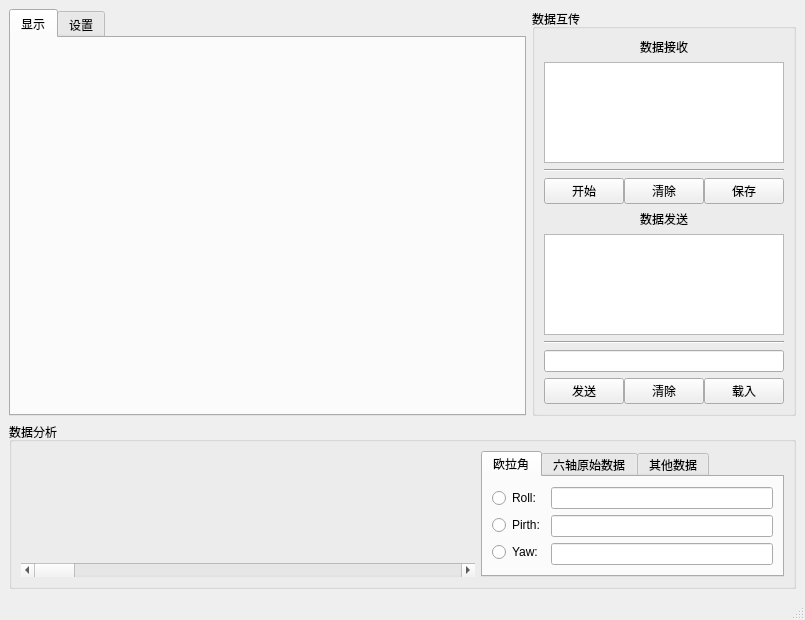
<?xml version="1.0" encoding="UTF-8"?>
<ui version="4.0">
 <class>MainWindow</class>
 <widget class="QMainWindow" name="MainWindow">
  <property name="geometry">
   <rect>
    <x>0</x>
    <y>0</y>
    <width>805</width>
    <height>620</height>
   </rect>
  </property>
  <property name="sizePolicy">
   <sizepolicy hsizetype="Preferred" vsizetype="Preferred">
    <horstretch>0</horstretch>
    <verstretch>0</verstretch>
   </sizepolicy>
  </property>
  <property name="windowTitle">
   <string>Owl_home V1.0</string>
  </property>
  <property name="windowIcon">
   <iconset>
    <normaloff>../Owl.ico</normaloff>../Owl.ico</iconset>
  </property>
  <widget class="QWidget" name="centralwidget">
   <layout class="QVBoxLayout" name="verticalLayout_14" stretch="3,0">
    <item>
     <layout class="QHBoxLayout" name="horizontalLayout_10" stretch="3,1">
      <item>
       <widget class="QTabWidget" name="main_window">
        <property name="font">
         <font>
          <family>黑体</family>
         </font>
        </property>
        <property name="currentIndex">
         <number>0</number>
        </property>
        <widget class="QWidget" name="main_view">
         <attribute name="title">
          <string>显示</string>
         </attribute>
        </widget>
        <widget class="QWidget" name="Setting">
         <attribute name="title">
          <string>设置</string>
         </attribute>
         <layout class="QVBoxLayout" name="verticalLayout_16">
          <item>
           <layout class="QVBoxLayout" name="verticalLayout_15">
            <item>
             <widget class="QTabWidget" name="SettingtabWidget">
              <property name="tabPosition">
               <enum>QTabWidget::West</enum>
              </property>
              <property name="tabShape">
               <enum>QTabWidget::Rounded</enum>
              </property>
              <property name="currentIndex">
               <number>0</number>
              </property>
              <widget class="QWidget" name="setting_USART">
               <attribute name="title">
                <string>串口</string>
               </attribute>
               <layout class="QVBoxLayout" name="verticalLayout_25" stretch="1,0,0">
                <item>
                 <widget class="QGroupBox" name="groupBox_3">
                  <property name="title">
                   <string>串口配置</string>
                  </property>
                  <layout class="QHBoxLayout" name="horizontalLayout_34" stretch="1,0,1">
                   <item>
                    <layout class="QVBoxLayout" name="verticalLayout_9" stretch="1,1,1">
                     <item>
                      <layout class="QHBoxLayout" name="horizontalLayout_29">
                       <item>
                        <widget class="QLabel" name="label">
                         <property name="text">
                          <string>端口:</string>
                         </property>
                        </widget>
                       </item>
                       <item>
                        <widget class="QComboBox" name="port_comboBox">
                         <property name="sizePolicy">
                          <sizepolicy hsizetype="Preferred" vsizetype="Maximum">
                           <horstretch>0</horstretch>
                           <verstretch>0</verstretch>
                          </sizepolicy>
                         </property>
                        </widget>
                       </item>
                      </layout>
                     </item>
                     <item>
                      <layout class="QHBoxLayout" name="horizontalLayout_30" stretch="1,1,2">
                       <item>
                        <widget class="QLabel" name="label_2">
                         <property name="text">
                          <string>波特率:</string>
                         </property>
                        </widget>
                       </item>
                       <item>
                        <spacer name="horizontalSpacer_2">
                         <property name="orientation">
                          <enum>Qt::Horizontal</enum>
                         </property>
                         <property name="sizeHint" stdset="0">
                          <size>
                           <width>40</width>
                           <height>20</height>
                          </size>
                         </property>
                        </spacer>
                       </item>
                       <item>
                        <widget class="QLineEdit" name="baudrate_lineEdit">
                         <property name="sizePolicy">
                          <sizepolicy hsizetype="Expanding" vsizetype="Fixed">
                           <horstretch>0</horstretch>
                           <verstretch>0</verstretch>
                          </sizepolicy>
                         </property>
                        </widget>
                       </item>
                      </layout>
                     </item>
                     <item>
                      <layout class="QHBoxLayout" name="horizontalLayout_31">
                       <item>
                        <widget class="QLabel" name="label_5">
                         <property name="text">
                          <string>数据位:</string>
                         </property>
                        </widget>
                       </item>
                       <item>
                        <widget class="QSpinBox" name="bytesize_spinBox"/>
                       </item>
                      </layout>
                     </item>
                    </layout>
                   </item>
                   <item>
                    <widget class="Line" name="line">
                     <property name="orientation">
                      <enum>Qt::Vertical</enum>
                     </property>
                    </widget>
                   </item>
                   <item>
                    <layout class="QVBoxLayout" name="verticalLayout_11" stretch="1,1,1">
                     <item>
                      <layout class="QHBoxLayout" name="horizontalLayout_28">
                       <item>
                        <widget class="QLabel" name="label_3">
                         <property name="text">
                          <string>停止位:</string>
                         </property>
                        </widget>
                       </item>
                       <item>
                        <widget class="QRadioButton" name="stopbits_1_radioButton">
                         <property name="enabled">
                          <bool>true</bool>
                         </property>
                         <property name="text">
                          <string>1</string>
                         </property>
                         <property name="checkable">
                          <bool>true</bool>
                         </property>
                        </widget>
                       </item>
                       <item>
                        <widget class="QRadioButton" name="stopbits_2_radioButton">
                         <property name="text">
                          <string>2</string>
                         </property>
                        </widget>
                       </item>
                      </layout>
                     </item>
                     <item>
                      <layout class="QHBoxLayout" name="horizontalLayout_32">
                       <item>
                        <widget class="QLabel" name="label_7">
                         <property name="text">
                          <string>校验位:</string>
                         </property>
                        </widget>
                       </item>
                       <item>
                        <widget class="QComboBox" name="parity_comboBox">
                         <property name="sizePolicy">
                          <sizepolicy hsizetype="Preferred" vsizetype="Fixed">
                           <horstretch>0</horstretch>
                           <verstretch>0</verstretch>
                          </sizepolicy>
                         </property>
                        </widget>
                       </item>
                      </layout>
                     </item>
                     <item>
                      <layout class="QHBoxLayout" name="horizontalLayout_33">
                       <item>
                        <widget class="QLabel" name="label_8">
                         <property name="text">
                          <string>读取超时时间:</string>
                         </property>
                        </widget>
                       </item>
                       <item>
                        <widget class="QDoubleSpinBox" name="timeout_doubleSpinBox"/>
                       </item>
                      </layout>
                     </item>
                    </layout>
                   </item>
                  </layout>
                 </widget>
                </item>
                <item>
                 <widget class="QGroupBox" name="groupBox_4">
                  <property name="title">
                   <string>数据接收配置</string>
                  </property>
                  <layout class="QVBoxLayout" name="verticalLayout_24">
                   <item>
                    <layout class="QHBoxLayout" name="horizontalLayout_35">
                     <item>
                      <widget class="QLabel" name="DECODE">
                       <property name="text">
                        <string>解码方式:</string>
                       </property>
                      </widget>
                     </item>
                     <item>
                      <widget class="QRadioButton" name="UTF8_radioButton">
                       <property name="text">
                        <string>UTF-8</string>
                       </property>
                      </widget>
                     </item>
                     <item>
                      <widget class="QRadioButton" name="ASCII_radioButton">
                       <property name="text">
                        <string>ASCII</string>
                       </property>
                      </widget>
                     </item>
                     <item>
                      <widget class="QRadioButton" name="GBK_radioButton">
                       <property name="text">
                        <string>GBK</string>
                       </property>
                      </widget>
                     </item>
                     <item>
                      <widget class="QRadioButton" name="HEX_radioButton">
                       <property name="text">
                        <string>HEX</string>
                       </property>
                       <property name="checkable">
                        <bool>true</bool>
                       </property>
                       <property name="checked">
                        <bool>false</bool>
                       </property>
                      </widget>
                     </item>
                     <item>
                      <widget class="QRadioButton" name="INT_radioButton">
                       <property name="text">
                        <string>INT</string>
                       </property>
                      </widget>
                     </item>
                    </layout>
                   </item>
                   <item>
                    <layout class="QHBoxLayout" name="horizontalLayout_36">
                     <item>
                      <widget class="QLabel" name="label_10">
                       <property name="text">
                        <string>接收显示:</string>
                       </property>
                      </widget>
                     </item>
                     <item>
                      <widget class="QCheckBox" name="STOPview_checkBox">
                       <property name="text">
                        <string>停止显示</string>
                       </property>
                      </widget>
                     </item>
                     <item>
                      <widget class="QCheckBox" name="Daily_checkBox">
                       <property name="text">
                        <string>日志模式</string>
                       </property>
                      </widget>
                     </item>
                    </layout>
                   </item>
                  </layout>
                 </widget>
                </item>
                <item>
                 <spacer name="verticalSpacer">
                  <property name="orientation">
                   <enum>Qt::Vertical</enum>
                  </property>
                  <property name="sizeHint" stdset="0">
                   <size>
                    <width>20</width>
                    <height>154</height>
                   </size>
                  </property>
                 </spacer>
                </item>
               </layout>
              </widget>
              <widget class="QWidget" name="tab">
               <attribute name="title">
                <string>PID设置</string>
               </attribute>
               <layout class="QVBoxLayout" name="verticalLayout_21">
                <item>
                 <widget class="QGroupBox" name="PID_Box_1">
                  <property name="title">
                   <string>PID1</string>
                  </property>
                  <layout class="QVBoxLayout" name="verticalLayout_17">
                   <item>
                    <layout class="QHBoxLayout" name="horizontalLayout_15">
                     <item>
                      <layout class="QHBoxLayout" name="horizontalLayout_12">
                       <item>
                        <widget class="QLabel" name="KP_1">
                         <property name="text">
                          <string>Kp1:</string>
                         </property>
                        </widget>
                       </item>
                       <item>
                        <widget class="QLineEdit" name="KP_1lineEdit"/>
                       </item>
                      </layout>
                     </item>
                     <item>
                      <layout class="QHBoxLayout" name="horizontalLayout_13">
                       <item>
                        <widget class="QLabel" name="KI_1">
                         <property name="statusTip">
                          <string/>
                         </property>
                         <property name="text">
                          <string>Ki1:</string>
                         </property>
                        </widget>
                       </item>
                       <item>
                        <widget class="QLineEdit" name="KI_1lineEdit"/>
                       </item>
                      </layout>
                     </item>
                     <item>
                      <layout class="QHBoxLayout" name="horizontalLayout_14">
                       <item>
                        <widget class="QLabel" name="KD_1">
                         <property name="text">
                          <string>Kd1:</string>
                         </property>
                        </widget>
                       </item>
                       <item>
                        <widget class="QLineEdit" name="KD_1lineEdit"/>
                       </item>
                      </layout>
                     </item>
                    </layout>
                   </item>
                  </layout>
                 </widget>
                </item>
                <item>
                 <widget class="QGroupBox" name="PID_Box_2">
                  <property name="title">
                   <string>PID2</string>
                  </property>
                  <layout class="QVBoxLayout" name="verticalLayout_18">
                   <item>
                    <layout class="QHBoxLayout" name="horizontalLayout_16">
                     <item>
                      <layout class="QHBoxLayout" name="horizontalLayout_17">
                       <item>
                        <widget class="QLabel" name="KP_2">
                         <property name="text">
                          <string>Kp2:</string>
                         </property>
                        </widget>
                       </item>
                       <item>
                        <widget class="QLineEdit" name="KP_2lineEdit"/>
                       </item>
                      </layout>
                     </item>
                     <item>
                      <layout class="QHBoxLayout" name="horizontalLayout_18">
                       <item>
                        <widget class="QLabel" name="KI_2">
                         <property name="text">
                          <string>Ki2:</string>
                         </property>
                        </widget>
                       </item>
                       <item>
                        <widget class="QLineEdit" name="KI_2lineEdit"/>
                       </item>
                      </layout>
                     </item>
                     <item>
                      <layout class="QHBoxLayout" name="horizontalLayout_19">
                       <item>
                        <widget class="QLabel" name="KD_2">
                         <property name="text">
                          <string>Kd2:</string>
                         </property>
                        </widget>
                       </item>
                       <item>
                        <widget class="QLineEdit" name="KD_2lineEdit"/>
                       </item>
                      </layout>
                     </item>
                    </layout>
                   </item>
                  </layout>
                 </widget>
                </item>
                <item>
                 <widget class="QGroupBox" name="PID_Box_3">
                  <property name="title">
                   <string>PID3</string>
                  </property>
                  <layout class="QVBoxLayout" name="verticalLayout_19">
                   <item>
                    <layout class="QHBoxLayout" name="horizontalLayout_20">
                     <item>
                      <layout class="QHBoxLayout" name="horizontalLayout_21">
                       <item>
                        <widget class="QLabel" name="KP_3">
                         <property name="text">
                          <string>Kp3:</string>
                         </property>
                        </widget>
                       </item>
                       <item>
                        <widget class="QLineEdit" name="KP_3lineEdit"/>
                       </item>
                      </layout>
                     </item>
                     <item>
                      <layout class="QHBoxLayout" name="horizontalLayout_22">
                       <item>
                        <widget class="QLabel" name="KI_3">
                         <property name="text">
                          <string>Ki3:</string>
                         </property>
                        </widget>
                       </item>
                       <item>
                        <widget class="QLineEdit" name="KI_3lineEdit"/>
                       </item>
                      </layout>
                     </item>
                     <item>
                      <layout class="QHBoxLayout" name="horizontalLayout_23">
                       <item>
                        <widget class="QLabel" name="KD_3">
                         <property name="text">
                          <string>Kd3:</string>
                         </property>
                        </widget>
                       </item>
                       <item>
                        <widget class="QLineEdit" name="KD_3lineEdit"/>
                       </item>
                      </layout>
                     </item>
                    </layout>
                   </item>
                  </layout>
                 </widget>
                </item>
                <item>
                 <widget class="QGroupBox" name="PID_Box_4">
                  <property name="title">
                   <string>PID4</string>
                  </property>
                  <layout class="QVBoxLayout" name="verticalLayout_20">
                   <item>
                    <layout class="QHBoxLayout" name="horizontalLayout_24">
                     <item>
                      <layout class="QHBoxLayout" name="horizontalLayout_25">
                       <item>
                        <widget class="QLabel" name="KP_4">
                         <property name="text">
                          <string>Kp4:</string>
                         </property>
                        </widget>
                       </item>
                       <item>
                        <widget class="QLineEdit" name="KP_4lineEdit"/>
                       </item>
                      </layout>
                     </item>
                     <item>
                      <layout class="QHBoxLayout" name="horizontalLayout_26">
                       <item>
                        <widget class="QLabel" name="KI_4">
                         <property name="text">
                          <string>Ki4:</string>
                         </property>
                        </widget>
                       </item>
                       <item>
                        <widget class="QLineEdit" name="KI_4lineEdit"/>
                       </item>
                      </layout>
                     </item>
                     <item>
                      <layout class="QHBoxLayout" name="horizontalLayout_27">
                       <item>
                        <widget class="QLabel" name="KD_4">
                         <property name="text">
                          <string>Kd4:</string>
                         </property>
                        </widget>
                       </item>
                       <item>
                        <widget class="QLineEdit" name="KD_4lineEdit"/>
                       </item>
                      </layout>
                     </item>
                    </layout>
                   </item>
                  </layout>
                 </widget>
                </item>
               </layout>
              </widget>
             </widget>
            </item>
            <item>
             <layout class="QHBoxLayout" name="horizontalLayout_11">
              <item>
               <widget class="QPushButton" name="Apply_pushButton">
                <property name="text">
                 <string>应用</string>
                </property>
               </widget>
              </item>
              <item>
               <spacer name="horizontalSpacer">
                <property name="orientation">
                 <enum>Qt::Horizontal</enum>
                </property>
                <property name="sizeType">
                 <enum>QSizePolicy::Maximum</enum>
                </property>
                <property name="sizeHint" stdset="0">
                 <size>
                  <width>40</width>
                  <height>20</height>
                 </size>
                </property>
               </spacer>
              </item>
              <item>
               <widget class="QPushButton" name="default_pushButton">
                <property name="text">
                 <string>默认</string>
                </property>
               </widget>
              </item>
             </layout>
            </item>
           </layout>
          </item>
         </layout>
        </widget>
       </widget>
      </item>
      <item>
       <widget class="QGroupBox" name="groupBox">
        <property name="title">
         <string>数据互传</string>
        </property>
        <layout class="QVBoxLayout" name="verticalLayout_8">
         <item>
          <layout class="QVBoxLayout" name="verticalLayout_7">
           <item>
            <layout class="QVBoxLayout" name="verticalLayout">
             <item>
              <widget class="QLabel" name="label_4">
               <property name="text">
                <string>数据接收</string>
               </property>
               <property name="alignment">
                <set>Qt::AlignCenter</set>
               </property>
              </widget>
             </item>
             <item>
              <layout class="QHBoxLayout" name="horizontalLayout_6">
               <item>
                <widget class="QPlainTextEdit" name="data_get"/>
               </item>
              </layout>
             </item>
             <item>
              <widget class="Line" name="line_3">
               <property name="orientation">
                <enum>Qt::Horizontal</enum>
               </property>
              </widget>
             </item>
             <item>
              <layout class="QHBoxLayout" name="horizontalLayout_5">
               <property name="spacing">
                <number>0</number>
               </property>
               <item>
                <widget class="QPushButton" name="start">
                 <property name="text">
                  <string>开始</string>
                 </property>
                </widget>
               </item>
               <item>
                <widget class="QPushButton" name="clear">
                 <property name="text">
                  <string>清除</string>
                 </property>
                </widget>
               </item>
               <item>
                <widget class="QPushButton" name="save">
                 <property name="text">
                  <string>保存</string>
                 </property>
                </widget>
               </item>
              </layout>
             </item>
            </layout>
           </item>
           <item>
            <layout class="QVBoxLayout" name="verticalLayout_6" stretch="0,6,0,0,0">
             <item>
              <widget class="QLabel" name="label_6">
               <property name="sizePolicy">
                <sizepolicy hsizetype="Preferred" vsizetype="Preferred">
                 <horstretch>0</horstretch>
                 <verstretch>0</verstretch>
                </sizepolicy>
               </property>
               <property name="text">
                <string>数据发送</string>
               </property>
               <property name="alignment">
                <set>Qt::AlignCenter</set>
               </property>
              </widget>
             </item>
             <item>
              <widget class="QPlainTextEdit" name="his_send">
               <property name="sizePolicy">
                <sizepolicy hsizetype="Expanding" vsizetype="Expanding">
                 <horstretch>0</horstretch>
                 <verstretch>0</verstretch>
                </sizepolicy>
               </property>
              </widget>
             </item>
             <item>
              <widget class="Line" name="line_4">
               <property name="orientation">
                <enum>Qt::Horizontal</enum>
               </property>
              </widget>
             </item>
             <item>
              <widget class="QLineEdit" name="send_lineEdit"/>
             </item>
             <item>
              <layout class="QHBoxLayout" name="horizontalLayout_8">
               <property name="spacing">
                <number>0</number>
               </property>
               <item>
                <widget class="QPushButton" name="send_button">
                 <property name="text">
                  <string>发送</string>
                 </property>
                </widget>
               </item>
               <item>
                <widget class="QPushButton" name="send_clear_button">
                 <property name="text">
                  <string>清除</string>
                 </property>
                </widget>
               </item>
               <item>
                <widget class="QPushButton" name="send_load_button">
                 <property name="text">
                  <string>载入</string>
                 </property>
                </widget>
               </item>
              </layout>
             </item>
            </layout>
           </item>
          </layout>
         </item>
        </layout>
       </widget>
      </item>
     </layout>
    </item>
    <item>
     <widget class="QGroupBox" name="groupBox_2">
      <property name="title">
       <string>数据分析</string>
      </property>
      <layout class="QHBoxLayout" name="horizontalLayout_3">
       <item>
        <layout class="QHBoxLayout" name="horizontalLayout_2" stretch="3,2">
         <item>
          <layout class="QVBoxLayout" name="verticalLayout_4">
           <item>
            <widget class="QWidget" name="XYView" native="true"/>
           </item>
           <item>
            <widget class="QScrollBar" name="horizontalScrollBar">
             <property name="sizePolicy">
              <sizepolicy hsizetype="Minimum" vsizetype="Fixed">
               <horstretch>0</horstretch>
               <verstretch>0</verstretch>
              </sizepolicy>
             </property>
             <property name="orientation">
              <enum>Qt::Horizontal</enum>
             </property>
            </widget>
           </item>
          </layout>
         </item>
         <item>
          <widget class="QTabWidget" name="tabWidget">
           <property name="minimumSize">
            <size>
             <width>206</width>
             <height>0</height>
            </size>
           </property>
           <property name="tabPosition">
            <enum>QTabWidget::North</enum>
           </property>
           <property name="currentIndex">
            <number>0</number>
           </property>
           <property name="movable">
            <bool>true</bool>
           </property>
           <widget class="QWidget" name="euler_angle_Tab">
            <attribute name="title">
             <string>欧拉角</string>
            </attribute>
            <layout class="QVBoxLayout" name="verticalLayout_5">
             <item>
              <layout class="QHBoxLayout" name="horizontalLayout" stretch="0,0">
               <item>
                <layout class="QVBoxLayout" name="verticalLayout_3">
                 <item>
                  <widget class="QRadioButton" name="Roll_radioButton">
                   <property name="text">
                    <string>Roll:</string>
                   </property>
                   <property name="checkable">
                    <bool>true</bool>
                   </property>
                   <property name="checked">
                    <bool>false</bool>
                   </property>
                   <property name="autoRepeat">
                    <bool>true</bool>
                   </property>
                   <property name="autoExclusive">
                    <bool>false</bool>
                   </property>
                  </widget>
                 </item>
                 <item>
                  <widget class="QRadioButton" name="Pirth_radioButton">
                   <property name="text">
                    <string>Pirth:</string>
                   </property>
                   <property name="autoRepeat">
                    <bool>true</bool>
                   </property>
                   <property name="autoExclusive">
                    <bool>false</bool>
                   </property>
                  </widget>
                 </item>
                 <item>
                  <widget class="QRadioButton" name="Yaw_radioButton">
                   <property name="text">
                    <string>Yaw:</string>
                   </property>
                   <property name="autoRepeat">
                    <bool>true</bool>
                   </property>
                   <property name="autoExclusive">
                    <bool>false</bool>
                   </property>
                  </widget>
                 </item>
                </layout>
               </item>
               <item>
                <layout class="QVBoxLayout" name="verticalLayout_2">
                 <item>
                  <widget class="QLineEdit" name="data_Roll"/>
                 </item>
                 <item>
                  <widget class="QLineEdit" name="data_Pirth"/>
                 </item>
                 <item>
                  <widget class="QLineEdit" name="data_Yaw">
                   <property name="sizePolicy">
                    <sizepolicy hsizetype="Expanding" vsizetype="Fixed">
                     <horstretch>0</horstretch>
                     <verstretch>0</verstretch>
                    </sizepolicy>
                   </property>
                  </widget>
                 </item>
                </layout>
               </item>
              </layout>
             </item>
            </layout>
           </widget>
           <widget class="QWidget" name="mpusix_data">
            <attribute name="title">
             <string>六轴原始数据</string>
            </attribute>
            <layout class="QVBoxLayout" name="verticalLayout_13">
             <item>
              <layout class="QHBoxLayout" name="horizontalLayout_9">
               <item>
                <layout class="QHBoxLayout" name="horizontalLayout_7">
                 <item>
                  <layout class="QVBoxLayout" name="verticalLayout_22">
                   <item>
                    <widget class="QRadioButton" name="AccX_radioButton">
                     <property name="contextMenuPolicy">
                      <enum>Qt::DefaultContextMenu</enum>
                     </property>
                     <property name="text">
                      <string>AccX:</string>
                     </property>
                     <property name="checkable">
                      <bool>true</bool>
                     </property>
                     <property name="autoRepeat">
                      <bool>true</bool>
                     </property>
                     <property name="autoExclusive">
                      <bool>false</bool>
                     </property>
                    </widget>
                   </item>
                   <item>
                    <widget class="QRadioButton" name="AccY_radioButton">
                     <property name="contextMenuPolicy">
                      <enum>Qt::DefaultContextMenu</enum>
                     </property>
                     <property name="text">
                      <string>AccY:</string>
                     </property>
                     <property name="autoRepeat">
                      <bool>true</bool>
                     </property>
                     <property name="autoExclusive">
                      <bool>false</bool>
                     </property>
                    </widget>
                   </item>
                   <item>
                    <widget class="QRadioButton" name="AccZ_radioButton">
                     <property name="contextMenuPolicy">
                      <enum>Qt::DefaultContextMenu</enum>
                     </property>
                     <property name="text">
                      <string>AccZ:</string>
                     </property>
                     <property name="autoRepeat">
                      <bool>true</bool>
                     </property>
                     <property name="autoExclusive">
                      <bool>false</bool>
                     </property>
                    </widget>
                   </item>
                  </layout>
                 </item>
                 <item>
                  <layout class="QVBoxLayout" name="verticalLayout_12">
                   <item>
                    <widget class="QLineEdit" name="data_AccX"/>
                   </item>
                   <item>
                    <widget class="QLineEdit" name="data_AccY"/>
                   </item>
                   <item>
                    <widget class="QLineEdit" name="data_AccZ">
                     <property name="sizePolicy">
                      <sizepolicy hsizetype="Expanding" vsizetype="Fixed">
                       <horstretch>0</horstretch>
                       <verstretch>0</verstretch>
                      </sizepolicy>
                     </property>
                    </widget>
                   </item>
                  </layout>
                 </item>
                </layout>
               </item>
               <item>
                <layout class="QHBoxLayout" name="horizontalLayout_4">
                 <item>
                  <layout class="QVBoxLayout" name="verticalLayout_23">
                   <item>
                    <widget class="QRadioButton" name="GyroX_radioButton">
                     <property name="contextMenuPolicy">
                      <enum>Qt::NoContextMenu</enum>
                     </property>
                     <property name="text">
                      <string>GyroX:</string>
                     </property>
                     <property name="autoRepeat">
                      <bool>true</bool>
                     </property>
                     <property name="autoExclusive">
                      <bool>false</bool>
                     </property>
                    </widget>
                   </item>
                   <item>
                    <widget class="QRadioButton" name="GyroY_radioButton">
                     <property name="contextMenuPolicy">
                      <enum>Qt::NoContextMenu</enum>
                     </property>
                     <property name="text">
                      <string>GyroY:</string>
                     </property>
                     <property name="autoRepeat">
                      <bool>true</bool>
                     </property>
                     <property name="autoExclusive">
                      <bool>false</bool>
                     </property>
                    </widget>
                   </item>
                   <item>
                    <widget class="QRadioButton" name="GyroZ_radioButton">
                     <property name="contextMenuPolicy">
                      <enum>Qt::NoContextMenu</enum>
                     </property>
                     <property name="text">
                      <string>GyroZ:</string>
                     </property>
                     <property name="autoRepeat">
                      <bool>true</bool>
                     </property>
                     <property name="autoExclusive">
                      <bool>false</bool>
                     </property>
                    </widget>
                   </item>
                  </layout>
                 </item>
                 <item>
                  <layout class="QVBoxLayout" name="verticalLayout_10">
                   <item>
                    <widget class="QLineEdit" name="data_GyroX"/>
                   </item>
                   <item>
                    <widget class="QLineEdit" name="data_GyroY"/>
                   </item>
                   <item>
                    <widget class="QLineEdit" name="data_GyroZ">
                     <property name="sizePolicy">
                      <sizepolicy hsizetype="Expanding" vsizetype="Fixed">
                       <horstretch>0</horstretch>
                       <verstretch>0</verstretch>
                      </sizepolicy>
                     </property>
                    </widget>
                   </item>
                  </layout>
                 </item>
                </layout>
               </item>
              </layout>
             </item>
            </layout>
           </widget>
           <widget class="QWidget" name="add_future_tab">
            <attribute name="title">
             <string>其他数据</string>
            </attribute>
           </widget>
          </widget>
         </item>
        </layout>
       </item>
      </layout>
     </widget>
    </item>
   </layout>
  </widget>
  <widget class="QStatusBar" name="statusbar"/>
  <action name="sets">
   <property name="text">
    <string>setting</string>
   </property>
  </action>
 </widget>
 <resources/>
 <connections/>
</ui>
